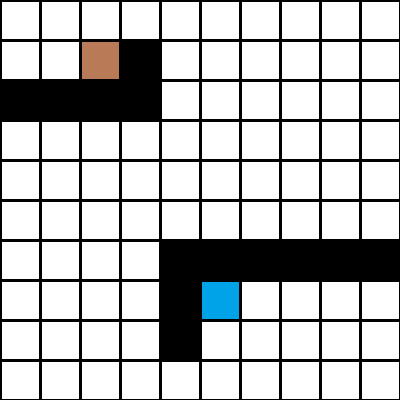
#> input picture path finding/test_images/test_image7.png, 400 x 400 px
$ python realtime4way.py   (Python 2 division)
#> lines starting #> are read from the running program, lines starting #| are printed output that depends on the picture; after the words box and inside, x2 and y2 are one past the last pixel; in counts of white or black regions, pixels touching at a corner belong together
import cv2
import numpy as np
from heapq import *

img=cv2.imread('test_images/test_image7.png')  #read the image
#> img is the input picture: shape (400, 400, 3); mean B, G, R 188.2, 187.9, 187
def h(a,b):
   return (b[0]-a[0])+(b[1]-a[1])
def astar(start,goal):
  cs1=cs=start
  gs=goal
  close=set()
  parent={}
  gval={(start):0}
  fval={(start):gval[start]+h(start,goal)}
  s=[]
  axis={(0,1),(0,-1),(1,0),(-1,0)}
  heappush(s,(fval[start],start))
  fu=0
  close.add(cs)


  while cs !=gs and cs1 !=gs:
   cs=heappop(s)[1]
   for i,j in axis:
    current=cs[0]+i,cs[1]+j
    if 0<= current[0] <10 and 0<= current[1] <10:

       if a[current[0]][current[1]] ==100:
           continue
    else:
       continue

    if i==0 or j ==0:
      g=(gval[cs]+10)
    elif i !=0 and j != 0:
      g=(gval[cs]+14)

    f=g+h(current,goal)

    if current in close :
          continue
    parent[current]=cs
    close.add(current)

    if current ==gs:
      path=[]
      loop=0
      while current in parent:
         loop=loop+1
         path.append(current)
         fuck=current
         current=parent[current]
         cv2.line(img,(((fuck[1]+1)*40)-20,((fuck[0]+1)*40)-20),(((current[1]+1)*40)-20,((current[0]+1)*40)-20),(255,255,0),3)
      path.append(start)
      print path
      for f in range(0,loop+1):
         print path[loop]
         loop=loop-1
      cs1=gs

    gval[current]=g
    fval[current]=f
    heappush(s,(fval[current],current))

def center(lw,hi):
#> called with lw = 120, hi = 130
    mask = cv2.inRange(img, np.array([0,lw,0]), np.array([255,hi,255]))
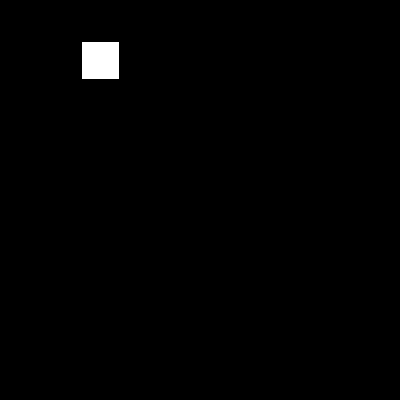
#> mask: shape (400, 400); 0.86% white; 1 white region, box (x1, y1, x2, y2) and area: (82, 42, 119, 79) 1369
    contours, hierarchy = cv2.findContours(mask,cv2.RETR_TREE,cv2.CHAIN_APPROX_SIMPLE)
#> contours = [[[82, 42], [82, 78], [118, 78], [118, 42]]]
    M = cv2.moments(contours[0])
#> M = moments, m00 1296, centre m10/m00, m01/m00 = (100, 60)
    cx = int(M['m10']/M['m00'])
#> cx = 100
    cy = int(M['m01']/M['m00'])
#> cy = 60
    return (cx,cy)
strow,stcol = center(120,130)
#> strow = 100; stcol = 60
gorow,gocol= center(160,170)
#> call 2 of center, with lw = 160, hi = 170
#> in center (call 2), `mask = cv2.inRange(img, np.array([0,lw,0]), np.array([255,hi,255]))`:
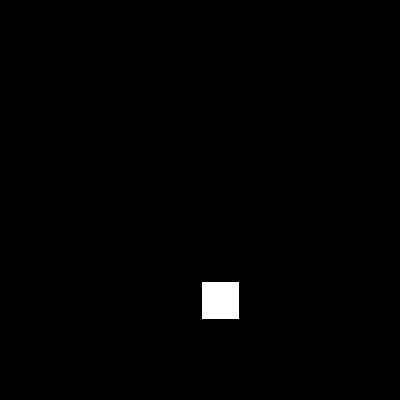
#> mask: shape (400, 400); 0.86% white; 1 white region, box (x1, y1, x2, y2) and area: (202, 282, 239, 319) 1369
#> in center (call 2), `contours, hierarchy = cv2.findContours(mask,cv2.RETR_TREE,cv2.CHAIN_AP..`: contours = [[[202, 282], [202, 318], [238, 318], [238, 282]]]
#> in center (call 2), `M = cv2.moments(contours[0])`: M = moments, m00 1296, centre m10/m00, m01/m00 = (220, 300)
#> in center (call 2), `cx = int(M['m10']/M['m00'])`: cx = 220
#> in center (call 2), `cy = int(M['m01']/M['m00'])`: cy = 300
#> gorow = 220; gocol = 300

b=[]
a=[]

p=q=0
for i1 in xrange (20,400,40):     ##coverting the image into a matrix

  i=(((i1-20)/40))
  a.append([])

  for j1 in xrange (20,400,40):
      j=(((j1-20)/40))

      if (img[i1,j1,0]==0):
         a[i].append(100)

      else:
         a[i].append(0)

for i in range (10):
    print a[i]


start=(((stcol-20)/40),((strow-20)/40))
#> start = (1, 2)
goal=(((gocol-20)/40),((gorow-20)/40))
#> goal = (7, 5)

astar(start,goal)
#> in astar, `cs1=cs=start`: cs1 = (1, 2)
#> in astar, `gs=goal`: gs = (7, 5)
#> in astar, `gval={(start):0}`: gval = {(1, 2): 0}
#> in astar, `fval={(start):gval[start]+h(start,goal)}`: fval = {(1, 2): 9}
#> the loop in astar, `while cs !=gs and cs1 !=gs:` made 74 passes
#> cs on passes 1 to 12: (1, 2), (0, 2), (1, 1), (0, 3), (0, 1), (1, 0), (0, 4), (0, 0), (0, 5), (1, 4), (0, 6), (1, 5)
#> (printed output is left out)
#> after the loop in astar, `while cs !=gs and cs1 !=gs:`:
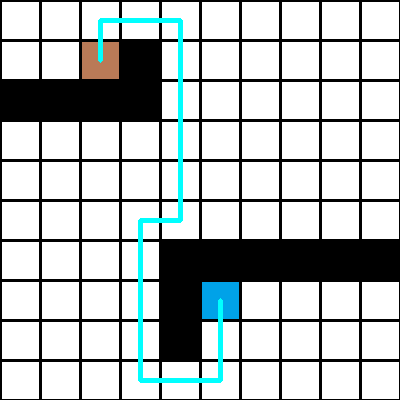
#> img: shape (400, 400, 3); 2.12% of pixels changed, all inside (x1, y1, x2, y2) = (98, 18, 223, 383)
#> after the loop in astar, `while cs !=gs and cs1 !=gs:`: close = 78 items; cs1 = (7, 5); fuck = (0, 2); fval = 77 items; loop = -1; parent = 77 items; path = [(7, 5), (8, 5), (9, 5), (9, 4), (9, 3), (8, 3), (7, 3), (6, 3), (5, 3), (5, 4), (4, 4), (3, 4), (2, 4), (1, 4), (0, 4), (0, 3), (0, 2), (1, 2)]

cv2.imshow('nav',img)
cv2.waitKey(0)
cv2.destroyAllWindows()

$ run again, with path finding/test_images/test_image2.png copied over path finding/test_images/test_image7.png
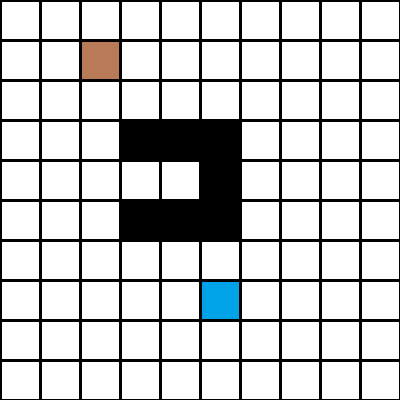
#> input picture path finding/test_images/test_image2.png, 400 x 400 px
#> img is the input picture: shape (400, 400, 3); mean B, G, R 201.3, 201, 200.1
#> mask: shape (400, 400); 0.86% white; 1 white region, box (x1, y1, x2, y2) and area: (82, 42, 119, 79) 1369
#> contours = [[[82, 42], [82, 78], [118, 78], [118, 42]]]
#> M = moments, m00 1296, centre m10/m00, m01/m00 = (100, 60)
#> cx = 100
#> cy = 60
#> strow = 100; stcol = 60
#> mask: shape (400, 400); 0.86% white; 1 white region, box (x1, y1, x2, y2) and area: (202, 282, 239, 319) 1369
#> gorow = 220; gocol = 300
#> start = (1, 2)
#> goal = (7, 5)
#> in astar, `cs1=cs=start`: cs1 = (1, 2)
#> gs = (7, 5)
#> in astar, `gval={(start):0}`: gval = {(1, 2): 0}
#> in astar, `fval={(start):gval[start]+h(start,goal)}`: fval = {(1, 2): 9}
#> the loop in astar, `while cs !=gs and cs1 !=gs:` made 56 passes
#> cs on passes 1 to 8: (1, 2), (1, 3), (2, 2), (0, 2), (1, 1), (1, 4), (2, 3), (3, 2)
#> (printed output is left out)
#> after the loop in astar, `while cs !=gs and cs1 !=gs:`:
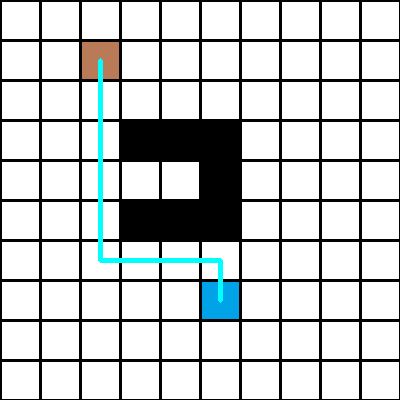
#> img: shape (400, 400, 3); 1.13% of pixels changed, all inside (x1, y1, x2, y2) = (98, 58, 223, 303)
#> after the loop in astar, `while cs !=gs and cs1 !=gs:`: close = 67 items; cs1 = (7, 5); fuck = (2, 2); fval = 66 items; loop = -1; parent = 66 items; path = [(7, 5), (6, 5), (6, 4), (6, 3), (6, 2), (5, 2), (4, 2), (3, 2), (2, 2), (1, 2)]

$ run again, with path finding/test_images/test_image3.png copied over path finding/test_images/test_image7.png
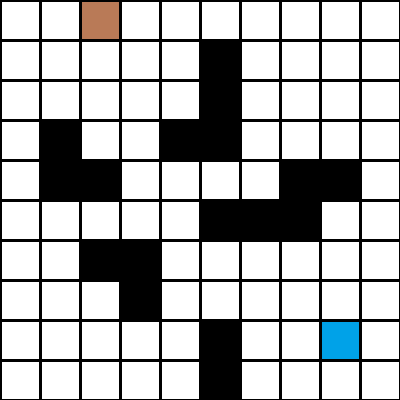
#> input picture path finding/test_images/test_image3.png, 400 x 400 px
#> img is the input picture: shape (400, 400, 3); mean B, G, R 179.5, 179.2, 178.3
#> in center, `mask = cv2.inRange(img, np.array([0,lw,0]), np.array([255,hi,255]))`:
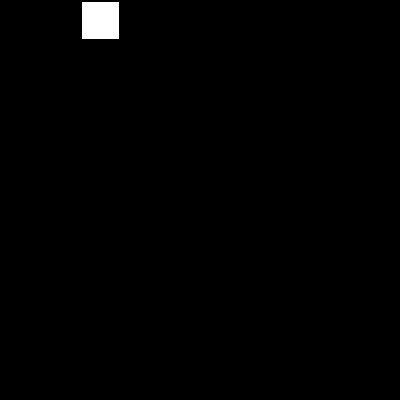
#> mask: shape (400, 400); 0.86% white; 1 white region, box (x1, y1, x2, y2) and area: (82, 2, 119, 39) 1369
#> contours = [[[82, 2], [82, 38], [118, 38], [118, 2]]]
#> M = moments, m00 1296, centre m10/m00, m01/m00 = (100, 20)
#> cx = 100
#> cy = 20
#> strow = 100; stcol = 20
#> mask: shape (400, 400); 0.86% white; 1 white region, box (x1, y1, x2, y2) and area: (322, 322, 359, 359) 1369
#> gorow = 340
#> start = (0, 2)
#> goal = (8, 8)
#> in astar, `cs1=cs=start`: cs1 = (0, 2)
#> gs = (8, 8)
#> in astar, `gval={(start):0}`: gval = {(0, 2): 0}
#> in astar, `fval={(start):gval[start]+h(start,goal)}`: fval = {(0, 2): 14}
#> the loop in astar, `while cs !=gs and cs1 !=gs:` made 73 passes
#> cs on passes 1 to 8: (0, 2), (0, 3), (1, 2), (0, 1), (0, 4), (1, 3), (2, 2), (1, 1)
#> (printed output is left out)
#> after the loop in astar, `while cs !=gs and cs1 !=gs:`:
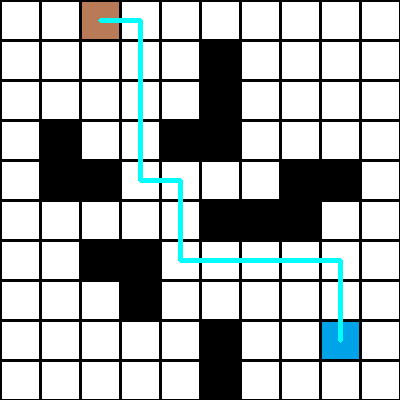
#> img: shape (400, 400, 3); 1.75% of pixels changed, all inside (x1, y1, x2, y2) = (98, 18, 343, 343)
#> after the loop in astar, `while cs !=gs and cs1 !=gs:`: close = 79 items; cs1 = (8, 8); fuck = (0, 3); fval = 78 items; loop = -1; parent = 78 items; path = [(8, 8), (7, 8), (6, 8), (6, 7), (6, 6), (6, 5), (6, 4), (5, 4), (4, 4), (4, 3), (3, 3), (2, 3), (1, 3), (0, 3), (0, 2)]

$ run again, with path finding/test_images/test_image4.png copied over path finding/test_images/test_image7.png
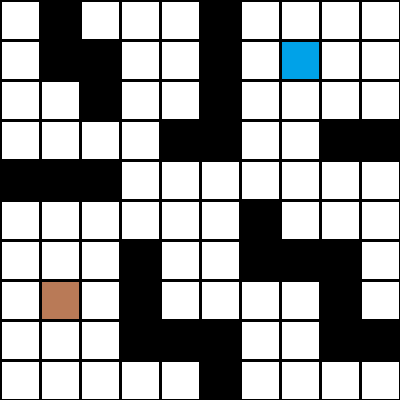
#> input picture path finding/test_images/test_image4.png, 400 x 400 px
#> img is the input picture: shape (400, 400, 3); mean B, G, R 157.6, 157.3, 156.5
#> in center, `mask = cv2.inRange(img, np.array([0,lw,0]), np.array([255,hi,255]))`:
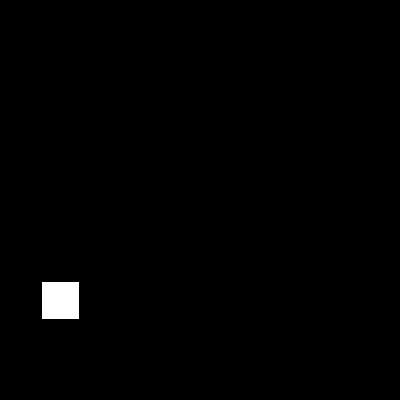
#> mask: shape (400, 400); 0.86% white; 1 white region, box (x1, y1, x2, y2) and area: (42, 282, 79, 319) 1369
#> contours = [[[42, 282], [42, 318], [78, 318], [78, 282]]]
#> M = moments, m00 1296, centre m10/m00, m01/m00 = (60, 300)
#> cx = 60
#> cy = 300
#> strow = 60; stcol = 300
#> mask: shape (400, 400); 0.86% white; 1 white region, box (x1, y1, x2, y2) and area: (282, 42, 319, 79) 1369
#> gocol = 60
#> start = (7, 1)
#> goal = (1, 7)
#> in astar, `cs1=cs=start`: cs1 = (7, 1)
#> gs = (1, 7)
#> in astar, `gval={(start):0}`: gval = {(7, 1): 0}
#> the loop in astar, `while cs !=gs and cs1 !=gs:` made 55 passes
#> cs on passes 1 to 8: (7, 1), (7, 2), (8, 1), (6, 1), (7, 0), (8, 2), (9, 1), (6, 2)
#> (printed output is left out)
#> after the loop in astar, `while cs !=gs and cs1 !=gs:`:
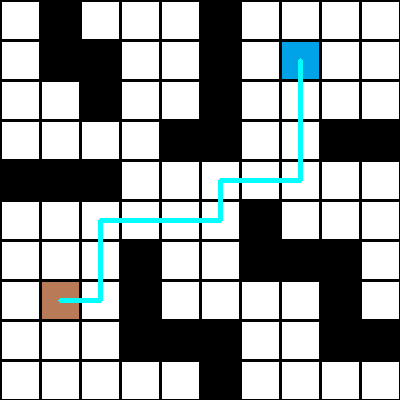
#> img: shape (400, 400, 3); 1.5% of pixels changed, all inside (x1, y1, x2, y2) = (58, 58, 303, 303)
#> after the loop in astar, `while cs !=gs and cs1 !=gs:`: close = 61 items; cs1 = (1, 7); fuck = (7, 2); fval = 60 items; loop = -1; parent = 60 items; path = [(1, 7), (2, 7), (3, 7), (4, 7), (4, 6), (4, 5), (5, 5), (5, 4), (5, 3), (5, 2), (6, 2), (7, 2), (7, 1)]
